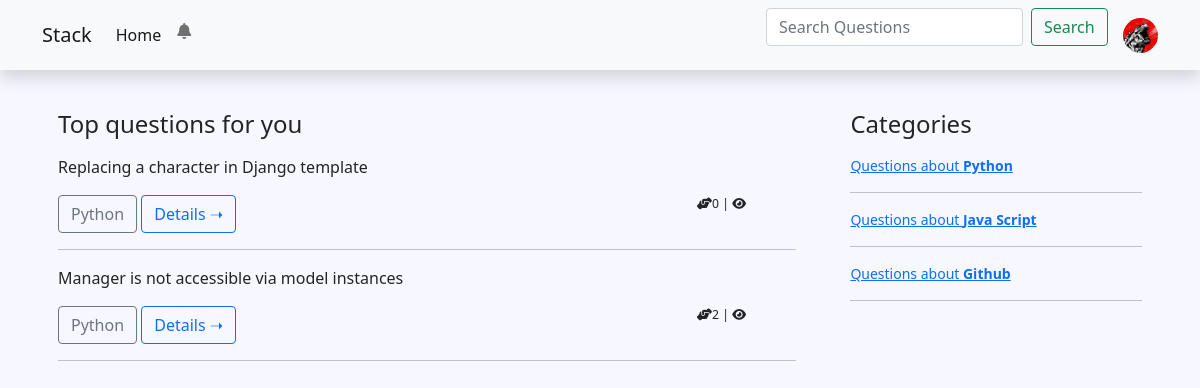
The page / (signed in) on the database its author committed.
### users/models.py (models this page shows, shortened)
class User(AbstractUser):
      phone_number = models.CharField(max_length=13, null=True, blank=True)
      pro = models.ForeignKey("questions.Category", on_delete=models.SET_NULL, null=True, blank=True )
      address = models.CharField(max_length=100, null=True, blank=True)
      bio = models.CharField(max_length=100, null=True, blank=True)
      pic = models.ImageField(upload_to='profiles/', blank=True, null=True)
      web = models.URLField(null=True, blank=True)
      github = models.URLField(null=True, blank=True)
      is_verified = models.BooleanField(default=False)

### questions/models.py (models this page shows, shortened)
class Question(models.Model):
    category = models.ForeignKey(Category, on_delete=models.CASCADE, blank=True, null=True)
    author = models.ForeignKey(User, on_delete=models.CASCADE, blank=True, null=True)
    title = models.CharField(max_length=255, blank=True, null=True)
    body = RichTextUploadingField( blank=True, null=True)
    slug = models.SlugField(blank=True, null=True)
    answers = models.PositiveIntegerField(default=0,  blank=True, null=True)
    date = models.DateTimeField(auto_now_add=True, blank=True, null=True)

class Category(models.Model):
    name = models.CharField(max_length=100)
    slug = models.SlugField()
    def __str__(self):
        return self.name

### questions/views.py (the view)
# urls.py: 2. Add a URL to urlpatterns:  path('', views.home, name='home')
def home(request):
      category = Category.objects.all()
      if 'q' in request.GET:
            q = request.GET['q']
            questions = Question.objects.filter(title__icontains=q).order_by("-date")
      else:
            try:
                  pro = request.user.pro.id
                  cat = Question.objects.all()
                  questions = Question.objects.filter(category_id=pro).order_by("-date")
            except:
                  questions = Question.objects.all().order_by("-date")
      return render(request, 'home.html', {"object_list": questions, 'category':category})

### answers/views.py (called while the page is built)
def countanswernotifications(request):
	notifications = 0
	if request.user.is_authenticated:
		notifications = Answer.objects.filter(author_of_question=request.user, is_seen=False).count()
	return  {'notifications':notifications}

def countreplynotifications(request):
	notifications = 0
	if request.user.is_authenticated:
		notifications = Reply.objects.filter(author_of_answer=request.user, is_seen=False).count()
	return  {'replynotifications':notifications}

def countlikenotifications(request):
	notifications = 0
	if request.user.is_authenticated:
		notifications = Likes.objects.filter(author_of_answer=request.user, is_seen=False).count()
	return  {'likenotifications':notifications}

### questions/views.py (called while the page is built)
def get_category(request):
      category = Category.objects.all()
      return {'category': category}

### users/views.py (called while the page is built)
def get_user(request):
    user = request.user
    return {'user':user}

### templates/home.html (shortened to what this page needs)
{% extends 'base.html' %}
{% load hitcount_tags %}
{% block content %}
<div class="container">
      <div  >
            <br>
         <div style="float: left; width: 69%; " class="card-body">
               <h4 class="d-flex align-items-center mb-3"> Top questions for you </h4>
               {% if object_list %}
               {% for obj in object_list  %}
               <div >
               <p>{{obj.title}}</p>
               <a  href="/category/{{obj.category.slug}}" type="button" class="btn btn-outline-secondary">{{obj.category}}</a>
               <a  href="{% url 'detail' obj.id obj.slug  %} " type="button" class="btn btn-outline-primary">Details &#10141;</a>
               <p style="float: right; margin-right: 50px;" class=><small><small><i class="fa-solid fa-handshake-angle"></i>{{obj.answers}} |
               <i class="fa-solid fa-eye"></i> {% get_hit_count for obj %} </small></small></p>
               <hr>
               {% endfor %}
               {% else %}
               <br><br><h5><center>no results</center></h5>
               {% endif %}
               </div>
            </div>
      </div>
      <div style="float: right; width: 29%; " >
         <div class="card-body">
               <h4 class="d-flex align-items-center mb-3"> Categories</h4>
               {% for c in category %}
               <div >
               <a class="link-primary" href="/category/{{c.slug}}" ><small>Questions about <strong>{{c.name}}</strong></small></a>
               <hr>
               </div>
               {% endfor %}
             </div>
     </div>
{% endblock content %}

### templates/base.html (shortened to what this page needs)
<!DOCTYPE html>
<html lang="en">
<head>
      <link href="https://cdn.jsdelivr.net/npm/bootstrap@5.0.2/dist/css/bootstrap.min.css" rel="stylesheet">
</head>
<body>
      <nav class=" top shadow navbar navbar-expand-lg navbar-light bg-light">
            <div class="container">
              <a class="navbar-brand" href="/">Stack</a>
              <div class="collapse navbar-collapse" id="navbarScroll">
                <ul class="navbar-nav me-auto my-2 my-lg-0 navbar-nav-scroll" style="--bs-scroll-height: 100px;">
                  <li class="nav-item">
                    <a class="nav-link active" aria-current="page" href="/">Home</a>
                  </li>
                  <li class="nav-item dropdown">
                    {% if user.is_authenticated %}
                    <div class="dropdown">
                    <a class="nav-link " href="#" data-bs-toggle="dropdown" aria-expanded="false">
                        <i class="fas fa-bell "></i>
                        </a>
                    {% endif %}
                  </li>
                </ul>
                <form action="{% url 'home'  %}"  class="d-flex">
                  <input class="form-control me-2" type="search" name="q" placeholder="Search Questions" aria-label="Search">
                  <button class="btn btn-outline-success" type="submit">Search</button>
                </form>
                {% if user.is_authenticated %}
                <div class="dropdown">
                  <a href="#" role="button" id="dropdownMenuLink" data-bs-toggle="dropdown" aria-expanded="false">
                        <img
                        {% if user.pic %}
                        src="{{user.pic.url}}"
                        {% else %}
                        src="https://www.business2community.com/wp-content/uploads/2017/08/blank-profile-picture-973460_640.png"
                        {% endif %}
                        class="rounded-circle"
                        height="35"
                        alt="Black and White Portrait of a Man"
                        loading="lazy"
                      />
                  </a>
                </div>
                {% else %}
                <a style="margin-right:5px;" href="/accounts/login" class="btn btn-primary" >Login </a>
                <a href="/signup" class="btn btn-primary" > Signup</a>
                {% endif %}
                </div>
              </div>
          </nav>
    {% block content %}
    {% endblock content %}
</body>
</html>

### templates/base.html (style rules this page uses)
body { background: #f7f7ff; }
.me-2 { margin-right: .5rem!important; }

### rows shown on the page
User: pic (picture)
Question: title "Replacing a character in Django template", category "Python", answers "0"
Question: title "Manager is not accessible via model instances", category "Python", answers "2"
Category: name "Python"
Category: name "Java Script"
Category: name "Github"
